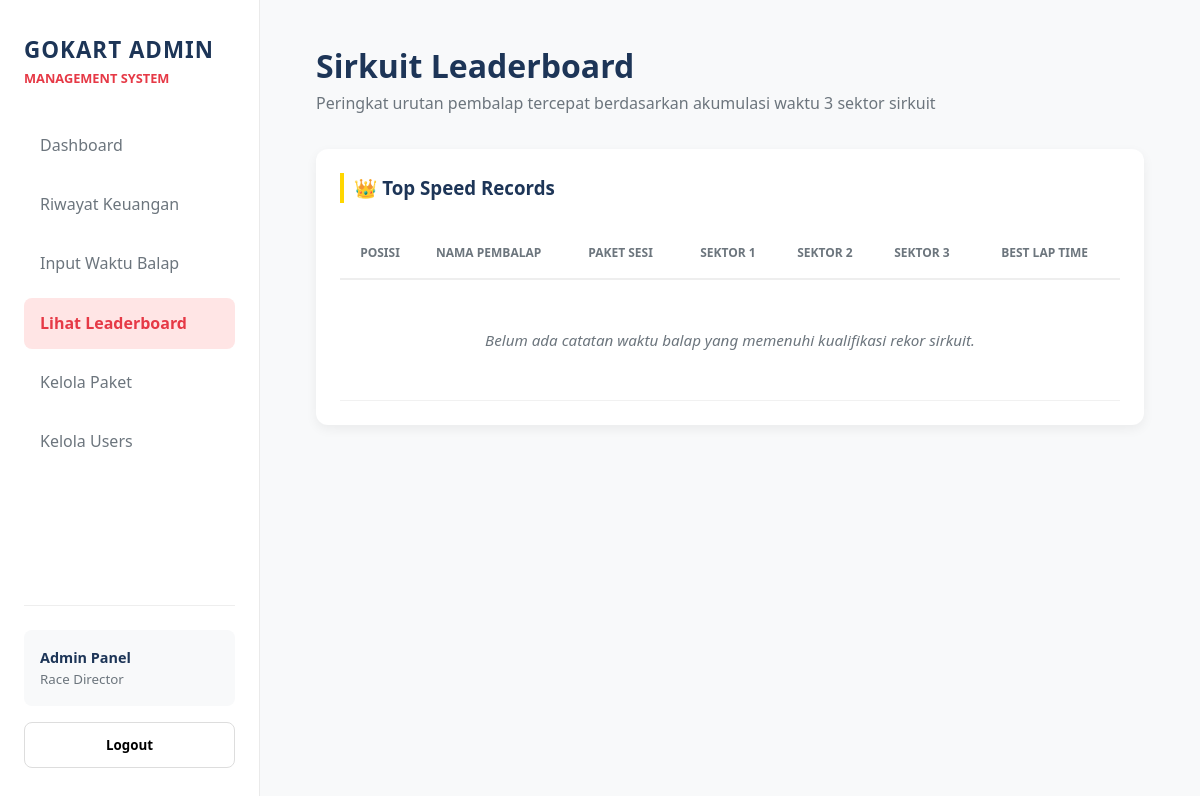
/admin/leaderboard.php (signed in), run on an earlier commit of the app's database.
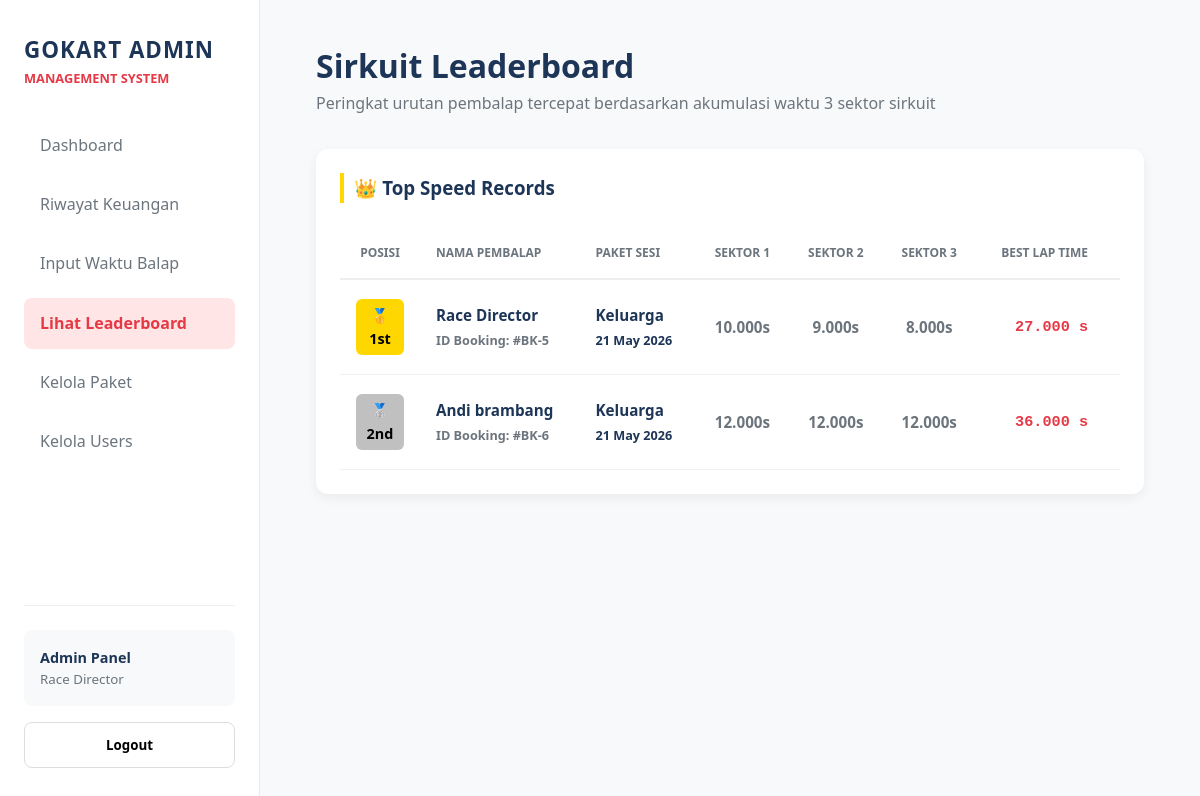
And on a later commit of the database.
### tables this page shows
CREATE TABLE `hasil_balapan` (
  `id` int(11) NOT NULL,
  `booking_id` int(11) DEFAULT NULL,
  `user_id` int(11) DEFAULT NULL,
  `sektor_1` decimal(5,3) DEFAULT 99.999,
  `sektor_2` decimal(5,3) DEFAULT 99.999,
  `sektor_3` decimal(5,3) DEFAULT 99.999,
  `total_lap` decimal(5,3) DEFAULT 99.999,
  `created_at` timestamp NOT NULL DEFAULT current_timestamp()
);

CREATE TABLE `users` (
  `id` int(11) NOT NULL,
  `nama_lengkap` varchar(100) NOT NULL,
  `nomor_hp` varchar(20) NOT NULL,
  `email` varchar(100) NOT NULL,
  `password` varchar(255) NOT NULL,
  `role` enum('admin','user') DEFAULT 'user',
  `created_at` timestamp NOT NULL DEFAULT current_timestamp(),
  `total_bermain` int(11) DEFAULT 0,
  `best_time` decimal(5,3) DEFAULT 99.999,
  `booking_aktif` int(11) DEFAULT 0
);

CREATE TABLE `paket_bermain` (
  `id` int(11) NOT NULL,
  `nama_paket` varchar(100) DEFAULT NULL,
  `deskripsi` varchar(255) DEFAULT NULL,
  `durasi_menit` int(11) DEFAULT NULL,
  `maksimal_orang` int(11) DEFAULT NULL,
  `harga` int(11) DEFAULT NULL
);

CREATE TABLE `booking` (
  `id` int(11) NOT NULL,
  `user_id` int(11) DEFAULT NULL,
  `paket_id` int(11) DEFAULT NULL,
  `tanggal_booking` date DEFAULT NULL,
  `jam_booking` time DEFAULT NULL,
  `jumlah_orang` int(11) DEFAULT NULL,
  `total_harga` int(11) DEFAULT NULL,
  `bukti_transfer` varchar(255) DEFAULT NULL,
  `status` enum('aktif','selesai','dibatalkan') DEFAULT 'aktif',
  `created_at` timestamp NOT NULL DEFAULT current_timestamp()
);

### admin/leaderboard.php (the view, shortened to what the changed rows need)
<?php
require '../koneksi.php';
$leaderboard_query = mysqli_query($koneksi, "
    SELECT h.*, u.nama_lengkap, p.nama_paket, b.tanggal_booking
    FROM hasil_balapan h
    INNER JOIN users u ON h.user_id = u.id
    INNER JOIN booking b ON h.booking_id = b.id
    INNER JOIN paket_bermain p ON b.paket_id = p.id
    WHERE h.total_lap < 99.999
    ORDER BY h.total_lap ASC
");
?>
<!DOCTYPE html>
<html lang="id">
<head>
    <link rel="stylesheet" href="style-admin.css">
</head>
<body>
    <div class="container">
        <aside class="sidebar">
            <div class="sidebar-top">
                <div class="brand">
                    <h2>GoKart Admin</h2>
                </div>
            </div>
        </aside>
        <main class="main">
            <header class="header">
                <h1>Sirkuit Leaderboard</h1>
            </header>
            <section class="card table-container">
                <table class="admin-table">
                    <thead>
                        <tr>
                            <th style="text-align: center; width: 80px;">Posisi</th>
                            <th>Nama Pembalap</th>
                            <th>Paket Sesi</th>
                            <th style="text-align: center;">Sektor 1</th>
                            <th style="text-align: center;">Sektor 2</th>
                            <th style="text-align: center;">Sektor 3</th>
                            <th style="text-align: right; padding-right: 2rem;">Best Lap Time</th>
                        </tr>
                    </thead>
                    <tbody>
                        <?php
                        $no = 1;
                        if (mysqli_num_rows($leaderboard_query) == 0):
                        ?>
                        <tr>
                            <td colspan="7" style="text-align: center; color: var(--gray); padding: 3rem; font-style: italic;">
                                Belum ada catatan waktu balap yang memenuhi kualifikasi rekor sirkuit.
                            </td>
                        </tr>
                        <?php else: ?>
                            <?php while ($row = mysqli_fetch_assoc($leaderboard_query)):
                                if ($no == 1) { $badge_class = "pos-1"; $badge_text = "🥇 1st"; }
                                elseif ($no == 2) { $badge_class = "pos-2"; $badge_text = "🥈 2nd"; }
                                elseif ($no == 3) { $badge_class = "pos-3"; $badge_text = "🥉 3rd"; }
                                else { $badge_class = "pos-regular"; $badge_text = $no . "th"; }
                            ?>
                            <tr class="<?= $no <= 3 ? 'highlight-row' : ''; ?>">
                                <td style="text-align: center;">
                                    <span class="podium-badge <?= $badge_class; ?>"><?= $badge_text; ?></span>
                                </td>
                                <td>
                                    <strong><?= htmlspecialchars($row['nama_lengkap']); ?></strong><br>
                                    <small style="color: var(--gray);">ID Booking: #BK-<?= $row['booking_id']; ?></small>
                                </td>
                                <td>
                                    <span><?= htmlspecialchars($row['nama_paket']); ?></span><br>
                                    <small><?= date('d M Y', strtotime($row['tanggal_booking'])); ?></small>
                                </td>
                                <td style="text-align: center; color: var(--gray);"><?= number_format($row['sektor_1'], 3); ?>s</td>
                                <td style="text-align: center; color: var(--gray);"><?= number_format($row['sektor_2'], 3); ?>s</td>
                                <td style="text-align: center; color: var(--gray);"><?= number_format($row['sektor_3'], 3); ?>s</td>
                                <td style="text-align: right; padding-right: 2rem;" class="time-highlight">
                                    <?= number_format($row['total_lap'], 3); ?> s
                                </td>
                            </tr>
                            <?php
                            $no++;
                            endwhile;
                            ?>
                        <?php endif; ?>
                    </tbody>
                </table>
            </section>
        </main>
    </div>
</body>
</html>

What changed in the data, as far as the page shows it:
added hasil_balapan: badge_text "🥇 1st", user.nama_lengkap "Race Director", booking "5", paket_bermain.nama_paket "Keluarga", booking.tanggal_booking "21 May 2026", sektor_1 "10.000", sektor_2 "9.000", sektor_3 "8.000", total_lap "27.000"
added hasil_balapan: badge_text "🥈 2nd", user.nama_lengkap "Andi brambang", booking "6", paket_bermain.nama_paket "Keluarga", booking.tanggal_booking "21 May 2026", sektor_1 "12.000", sektor_2 "12.000", sektor_3 "12.000", total_lap "36.000"
Also different on the page:
text no longer shown: "Belum ada catatan waktu balap yang memenuhi kualifikasi rekor sirkuit."
